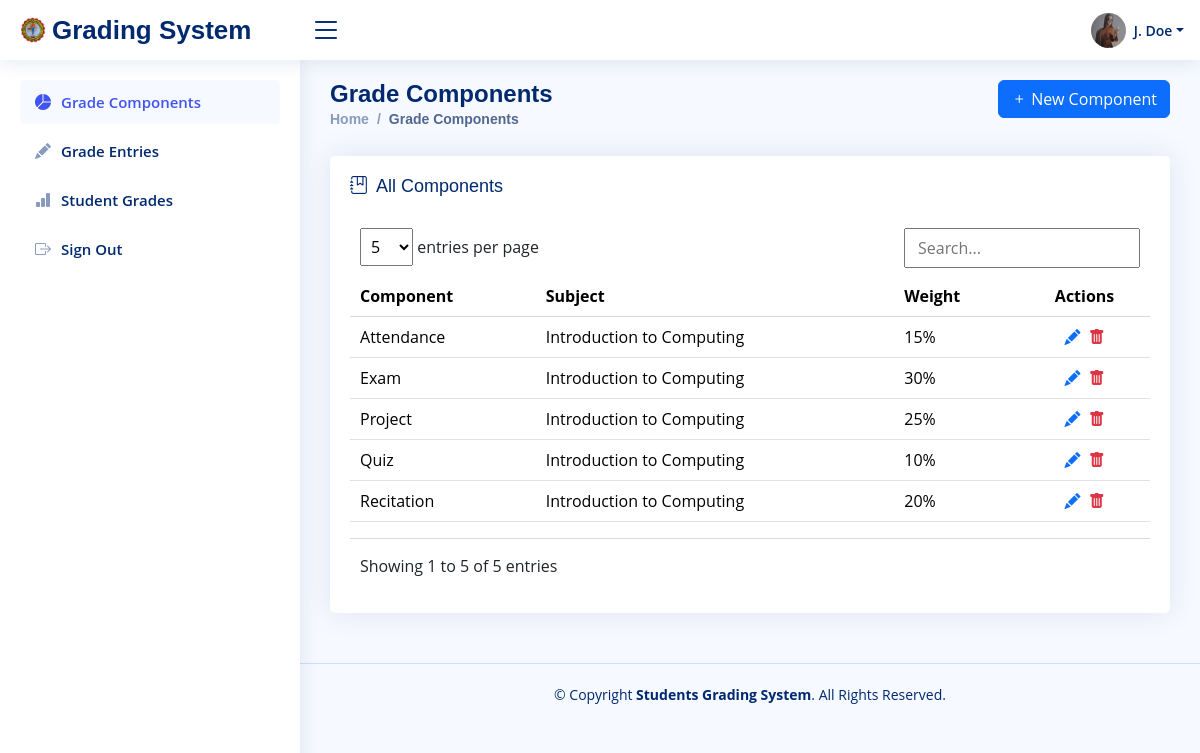
/grade_components (signed in), run on the app's committed database.
### tables this page shows
CREATE TABLE `users` (
  `id` int(11) NOT NULL AUTO_INCREMENT,
  `uuid` varchar(36) NOT NULL,
  `name` varchar(100) NOT NULL,
  `username` varchar(50) NOT NULL,
  `password` varchar(255) NOT NULL,
  `image` varchar(50) NOT NULL,
  `user_type` varchar(20) NOT NULL,
  `created_at` datetime NOT NULL,
  `updated_at` datetime NOT NULL,
  PRIMARY KEY (`id`),
  UNIQUE KEY `uuid` (`uuid`),
  UNIQUE KEY `username` (`username`)
);

CREATE TABLE `teachers` (
  `id` int(11) NOT NULL AUTO_INCREMENT,
  `uuid` varchar(36) NOT NULL,
  `account_id` int(11) NOT NULL,
  `employee_number` varchar(100) NOT NULL,
  `first_name` varchar(100) NOT NULL,
  `middle_name` varchar(100) NOT NULL,
  `last_name` varchar(100) NOT NULL,
  `birthday` varchar(100) NOT NULL,
  `mobile_number` varchar(100) NOT NULL,
  `email` varchar(100) NOT NULL,
  `address` text NOT NULL,
  `created_at` datetime NOT NULL,
  `updated_at` datetime NOT NULL,
  PRIMARY KEY (`id`),
  UNIQUE KEY `uuid` (`uuid`),
  UNIQUE KEY `account_id` (`account_id`),
  UNIQUE KEY `employee_number` (`employee_number`)
);

CREATE TABLE `grade_components` (
  `id` int(11) NOT NULL AUTO_INCREMENT,
  `uuid` varchar(36) NOT NULL,
  `teacher_id` int(11) NOT NULL,
  `subject_id` int(11) NOT NULL,
  `component` varchar(255) NOT NULL,
  `weight` int(11) NOT NULL,
  `created_at` datetime NOT NULL,
  `updated_at` datetime NOT NULL,
  PRIMARY KEY (`id`),
  UNIQUE KEY `uuid` (`uuid`)
);

CREATE TABLE `subjects` (
  `id` int(11) NOT NULL AUTO_INCREMENT,
  `uuid` varchar(36) NOT NULL,
  `code` varchar(100) NOT NULL,
  `description` varchar(100) NOT NULL,
  `lecture_units` int(11) NOT NULL,
  `laboratory_units` int(11) NOT NULL,
  `hours_per_week` int(11) NOT NULL,
  `course` varchar(100) NOT NULL,
  `year` varchar(10) NOT NULL,
  `semester` varchar(10) NOT NULL,
  `created_at` datetime NOT NULL,
  `updated_at` datetime NOT NULL,
  PRIMARY KEY (`id`),
  UNIQUE KEY `uuid` (`uuid`)
);

### config/database.php (called while the page is built, shortened)
<?php
class Database
{
    private $host = 'localhost';
    private $dbname = 'student_grading_system';
    private $username = 'root';
    private $password = '';
    private $connection;
    public function __construct()
    {
        $this->insert_admin_data();
    }
    private function connect()
    {
        $this->connection = new mysqli($this->host, $this->username, $this->password);
    }
    private function create_database()
    {
        $sql = "CREATE DATABASE IF NOT EXISTS " . $this->dbname;
    }
    private function select_database()
    {
        $this->connection->select_db($this->dbname);
    }
    private function create_users_table()
    {
        $sql = "CREATE TABLE IF NOT EXISTS users (
            id INT(11) AUTO_INCREMENT PRIMARY KEY,
            uuid VARCHAR(36) NOT NULL UNIQUE,
            name VARCHAR(100) NOT NULL,
            username VARCHAR(50) NOT NULL UNIQUE,
            password VARCHAR(255) NOT NULL,
            image VARCHAR(50) NOT NULL,
            user_type VARCHAR(20) NOT NULL,
            created_at DATETIME NOT NULL,
            updated_at DATETIME NOT NULL
        )";
    }
    private function create_students_table()
    {
        $sql = "CREATE TABLE IF NOT EXISTS students (
            id INT(11) AUTO_INCREMENT PRIMARY KEY,
            uuid VARCHAR(36) NOT NULL UNIQUE,
            account_id INT(11) NOT NULL UNIQUE,
            student_number VARCHAR(100) NOT NULL UNIQUE,
            course VARCHAR(100) NOT NULL,
            year VARCHAR(100) NOT NULL,
            section VARCHAR(100) NOT NULL,
            first_name VARCHAR(100) NOT NULL,
            middle_name VARCHAR(100) NOT NULL,
            last_name VARCHAR(100) NOT NULL,
            birthday VARCHAR(100) NOT NULL,
            mobile_number VARCHAR(100) NOT NULL,
            email VARCHAR(100) NOT NULL,
            address TEXT NOT NULL,
            created_at DATETIME NOT NULL,
            updated_at DATETIME NOT NULL
        )";
    }
    private function create_teachers_table()
    {
        $sql = "CREATE TABLE IF NOT EXISTS teachers (
            id INT(11) AUTO_INCREMENT PRIMARY KEY,
            uuid VARCHAR(36) NOT NULL UNIQUE,
            account_id INT(11) NOT NULL UNIQUE,
            employee_number VARCHAR(100) NOT NULL UNIQUE,
            first_name VARCHAR(100) NOT NULL,
            middle_name VARCHAR(100) NOT NULL,
            last_name VARCHAR(100) NOT NULL,
            birthday VARCHAR(100) NOT NULL,
            mobile_number VARCHAR(100) NOT NULL,
            email VARCHAR(100) NOT NULL,
            address TEXT NOT NULL,
            created_at DATETIME NOT NULL,
            updated_at DATETIME NOT NULL
        )";
    }
    private function create_courses_table()
    {
        $sql = "CREATE TABLE IF NOT EXISTS courses (
            id INT(11) AUTO_INCREMENT PRIMARY KEY,
            uuid VARCHAR(36) NOT NULL UNIQUE,
            code VARCHAR(100) NOT NULL UNIQUE,
            description VARCHAR(100) NOT NULL,
            years INT(11) NOT NULL,
            created_at DATETIME NOT NULL,
            updated_at DATETIME NOT NULL
        )";
    }
    private function create_grade_components_table()
    {
        $sql = "CREATE TABLE IF NOT EXISTS grade_components (
            id INT(11) AUTO_INCREMENT PRIMARY KEY,
            uuid VARCHAR(36) NOT NULL UNIQUE,
            teacher_id INT(11) NOT NULL,
            subject_id INT(11) NOT NULL,
            component VARCHAR(255) NOT NULL,
            weight INT(11) NOT NULL,
            created_at DATETIME NOT NULL,
            updated_at DATETIME NOT NULL
        )";
    }
    private function create_student_grades_table()
    {
        $sql = "CREATE TABLE IF NOT EXISTS student_grades (
            id INT(11) AUTO_INCREMENT PRIMARY KEY,
            uuid VARCHAR(36) NOT NULL UNIQUE,
            teacher_id INT(11) NOT NULL,
            student_id INT(11) NOT NULL,
            subject_id INT(11) NOT NULL,
            grade_component_id INT(11) NOT NULL,
            course VARCHAR(100) NOT NULL,
            year VARCHAR(10) NOT NULL,
            semester VARCHAR(10) NOT NULL,
            grade FLOAT(11,2) NOT NULL,
            created_at DATETIME NOT NULL,
            updated_at DATETIME NOT NULL
        )";
    }
    private function create_subjects_table()
    {
        $sql = "CREATE TABLE IF NOT EXISTS subjects (
            id INT(11) AUTO_INCREMENT PRIMARY KEY,
            uuid VARCHAR(36) NOT NULL UNIQUE,
            code VARCHAR(100) NOT NULL,
            description VARCHAR(100) NOT NULL,
            lecture_units INT(11) NOT NULL,
            laboratory_units INT(11) NOT NULL,
            hours_per_week INT(11) NOT NULL,
            course VARCHAR(100) NOT NULL,
            year VARCHAR(10) NOT NULL,
            semester VARCHAR(10) NOT NULL,
            created_at DATETIME NOT NULL,
            updated_at DATETIME NOT NULL
        )";
    }
    private function create_logs_table()
    {
        $sql = "CREATE TABLE IF NOT EXISTS logs (
            id INT(11) AUTO_INCREMENT PRIMARY KEY,
            uuid VARCHAR(36) NOT NULL UNIQUE,
            user_id INT(11) NOT NULL,
            activity TEXT NOT NULL,
            created_at DATETIME NOT NULL,
            updated_at DATETIME NOT NULL
        )";
    }
    private function insert_admin_data()
    {
        $is_admin_exists = $this->select_one("users", "id", "1");
    }
    public function select_one($table, $condition_column, $condition_value)
    {
        $sql = "SELECT * FROM $table WHERE $condition_column = ? LIMIT 1";
        $stmt = $this->connection->prepare($sql);
        $stmt->bind_param("s", $condition_value);
        $stmt->execute();
        return $stmt->get_result()->fetch_assoc();
    }
    public function select_many($table = null, $condition_column = null, $condition_value = null, $order_by = null, $direction = 'ASC', $custom_sql = null)
    {
        $sql = "SELECT * FROM $table WHERE $condition_column = ?";
        if ($order_by) {
            $sql .= " ORDER BY $order_by " . strtoupper($direction);
        }
        $stmt = $this->connection->prepare($sql);
        $type = is_int($condition_value) ? 'i' : 's';
        $stmt->bind_param($type, $condition_value);
        $stmt->execute();
        return $stmt->get_result()->fetch_all(MYSQLI_ASSOC);
    }
}
$db = new Database();

### views/pages/grade_components.php (the view, shortened to what this page needs)
<?php include_once "../views/pages/templates/header.php" ?>
<main id="main" class="main">
    <div class="pagetitle">
        <div class="row">
            <div class="col-6">
                <h1>Grade Components</h1>
                <nav>
                    <ol class="breadcrumb">
                        <li class="breadcrumb-item"><a href="/">Home</a></li>
                        <li class="breadcrumb-item active">Grade Components</li>
                    </ol>
                </nav>
            </div>
            <div class="col-6">
                <button class="btn btn-primary float-end" id="new_grade_component" teacher_id="<?= $_SESSION["user_id"] ?>"><i class="bi bi-plus"></i> New Component</button>
            </div>
        </div>
    </div>
    <section class="section">
        <div class="row">
            <div class="col-lg-12">
                <div class="card">
                    <div class="card-body">
                        <h5 class="card-title"><i class="bi bi-journal-bookmark me-1"></i> All Components</h5>
                        <table class="table datatable">
                            <thead>
                                <tr>
                                    <th>Component</th>
                                    <th>Subject</th>
                                    <th>Weight</th>
                                    <th class="text-center">Actions</th>
                                </tr>
                            </thead>
                            <tbody>
                                <?php if ($grade_components = $db->select_many("grade_components", "teacher_id", $_SESSION["user_id"], "component", "ASC")): ?>
                                    <?php foreach ($grade_components as $grade_component): ?>
                                        <tr>
                                            <td><?= $grade_component["component"] ?></td>
                                            <td><?= $db->select_one("subjects", "id", $grade_component["subject_id"])["description"] ?></td>
                                            <td><?= $grade_component["weight"] ?>%</td>
                                            <td class="text-center">
                                                <i class="bi bi-pencil-fill text-primary me-1 update_grade_component" role="button" grade_component_id="<?= $grade_component["id"] ?>"></i>
                                                <i class="bi bi-trash-fill text-danger delete_grade_component" role="button" grade_component_id="<?= $grade_component["id"] ?>"></i>
                                            </td>
                                        </tr>
                                    <?php endforeach ?>
                                <?php endif ?>
                            </tbody>
                        </table>
                    </div>
                </div>
            </div>
        </div>
    </section>
</main>
<?php include_once "../views/pages/templates/footer.php" ?>

### views/pages/templates/header.php (shortened to what this page needs)
<?php
$current_page = basename($_SERVER['REQUEST_URI']);
$user_data = $db->select_one("users", "id", $_SESSION["user_id"]);
if ($_SESSION["user_type"] == "teacher") {
    $teacher_student_data = $db->select_one("teachers", "account_id", $_SESSION["user_id"]);
}
function get_initials($first_name)
{
    $nameParts = explode(" ", $first_name);
    $initials = "";
    foreach ($nameParts as $part) {
        if (!empty($part)) {
            $initials .= strtoupper($part[0]) . ". ";
        }
    }
    return trim($initials);
}
?>
<!DOCTYPE html>
<html lang="en">
<head>
    <link href="assets/vendor/bootstrap/css/bootstrap.min.css" rel="stylesheet">
    <link href="assets/vendor/bootstrap-icons/bootstrap-icons.css" rel="stylesheet">
    <link href="assets/vendor/simple-datatables/style.css" rel="stylesheet">
    <link href="assets/vendor/sweetalert2/css/sweetalert2.min.css" rel="stylesheet">
    <link href="assets/css/style.css" rel="stylesheet">
</head>
<body>
    <header id="header" class="header fixed-top d-flex align-items-center">
        <div class="d-flex align-items-center justify-content-between">
            <a href="index.html" class="logo d-flex align-items-center">
                <img src="assets/img/logo.png" alt="">
                <span class="d-none d-lg-block">Grading System</span>
            </a>
            <i class="bi bi-list toggle-sidebar-btn"></i>
        </div>
        <nav class="header-nav ms-auto">
            <ul class="d-flex align-items-center">
                <li class="nav-item dropdown pe-3">
                    <a class="nav-link nav-profile d-flex align-items-center pe-0" href="#" data-bs-toggle="dropdown">
                        <img src="assets/img/uploads/<?= $user_data["image"] ?>" alt="Profile" class="rounded-circle" style="width: 35px; height: 35px;">
                        <span class="d-none d-md-block dropdown-toggle ps-2"><?= $_SESSION["user_type"] != "admin" ? get_initials($teacher_student_data["first_name"]) . " " . $teacher_student_data["last_name"] : $user_data["name"] ?></span>
                    </a>
                </li>
            </ul>
        </nav>
    </header>
    <aside id="sidebar" class="sidebar">
        <ul class="sidebar-nav" id="sidebar-nav">
            <?php if ($_SESSION["user_type"] == "teacher"): ?>
                <li class="nav-item">
                    <a class="nav-link <?= $current_page != "grade_components" ? "collapsed" : null ?>" href="grade_components">
                        <i class="bi bi-pie-chart-fill"></i>
                        <span>Grade Components</span>
                    </a>
                </li>
                <li class="nav-item">
                    <a class="nav-link <?= $current_page != "grade_entries" ? "collapsed" : null ?>" href="grade_entries">
                        <i class="bi bi-pencil-fill"></i>
                        <span>Grade Entries</span>
                    </a>
                </li>
                <li class="nav-item">
                    <a class="nav-link <?= $current_page != "student_grades" ? "collapsed" : null ?>" href="student_grades">
                        <i class="bi bi-bar-chart-fill"></i>
                        <span>Student Grades</span>
                    </a>
                </li>
            <?php endif ?>
            <li class="nav-item">
                <a class="nav-link collapsed logout" href="javascript:void(0)">
                    <i class="bi bi-box-arrow-right"></i>
                    <span>Sign Out</span>
                </a>
            </li>
        </ul>
    </aside>

### data on the page
users: image (picture)
teachers: first_name "J.", last_name "Doe"
grade_components: component "Attendance", subject.description "Introduction to Computing", weight "15"
grade_components: component "Exam", subject.description "Introduction to Computing", weight "30"
grade_components: component "Project", subject.description "Introduction to Computing", weight "25"
grade_components: component "Quiz", subject.description "Introduction to Computing", weight "10"
grade_components: component "Recitation", subject.description "Introduction to Computing", weight "20"
